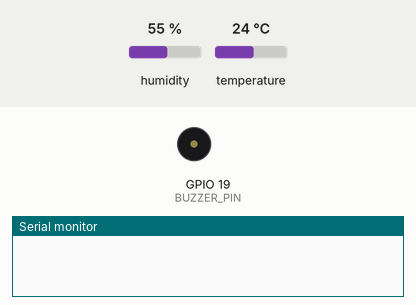
This sketch was run on a simulated ESP32. On the bench: buzzer (waves = sounding), the last lines printed to the serial monitor. Inputs (shaded band) come from the test bench; at power-on: temperature 24 °C, humidity 55 %. WiFi joins after 1.5 s; servers stay silent unless stated.

Above: at 5.0 s.
5.1 s: temperature set to 26 °C
8.0 s: temperature set to 29 °C
At 10.0 s:
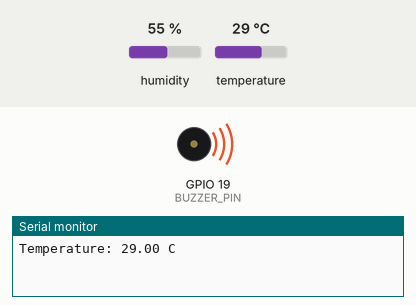
10.3 s: temperature set to 12 °C
At 11.2 s:
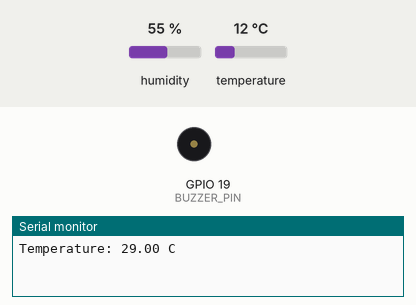
Timing chart, 0 to 13.3 s (numbered marks = the images above; inputs shaded):
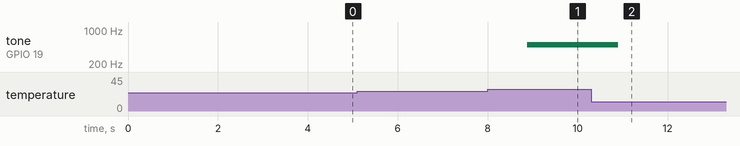

Measured:
- the behaviour switches between 27 and 28 °C on temperature (found by bisection; images 0 and 1)
- after the input at 5.1 s, every drawn part: stays the same
- after the input at 8.0 s, tone on GPIO 19 (BUZZER_PIN): silent → 500 Hz after 0.88 s
- after the input at 10.3 s, tone on GPIO 19 (BUZZER_PIN): 500 Hz → silent after 0.60 s

The sketch:

Latihan.ino
```cpp
#define BLYNK_TEMPLATE_ID "TMPL6phks4wZR"
#define BLYNK_TEMPLATE_NAME "Modul5"
#define BLYNK_AUTH_TOKEN "2p2N2vWy4R1ZRGvoR1tvtBFVfeOpBA0j"

#include <Wire.h>
#include <DHT.h>
#include <WiFi.h>
#include <WiFiClient.h>
#include <BlynkSimpleEsp32.h>

#define BUZZER_PIN 19
DHT dht(26, DHT11);

BlynkTimer timer;

char auth[] = BLYNK_AUTH_TOKEN;
char ssid[] = "Ghaf";
char pass[] = "ghaffffff";

void updateTempratureStatus(){
  float temp = dht.readTemperature();

  if (isnan(temp)) {
    Serial.println("Error membaca sensor!");
  } else {
    if (temp > 33) {
      Serial.print("Temperature: ");
      Serial.print(temp);
      Serial.println(" C ");
      tone(BUZZER_PIN, 10000);
      Blynk.virtualWrite(V1, "Suhu Panas");
      Blynk.virtualWrite(V0, temp);
      Blynk.virtualWrite(V2, 1);
    } else if (temp > 27) {
      Serial.print("Temperature: ");
      Serial.print(temp);
      Serial.println(" C ");
      tone(BUZZER_PIN, 500);
      Blynk.virtualWrite(V1, "Suhu Hangat");
      Blynk.virtualWrite(V0, temp);
      Blynk.virtualWrite(V2, 1);
    } else {
      noTone(BUZZER_PIN);
      Blynk.virtualWrite(V1, "Suhu Normal");
      Blynk.virtualWrite(V0, temp);
      Blynk.virtualWrite(V2, 0);
    }
  }
  delay(2000);
}

void setup(){
  dht.begin();
  delay(2000);
  Blynk.begin(auth, ssid, pass);
  Serial.begin(115200);
  pinMode(BUZZER_PIN, OUTPUT);
  timer.setInterval(1000L, updateTempratureStatus);
}

void loop(){
  Blynk.run();
  timer.run();
}
```
